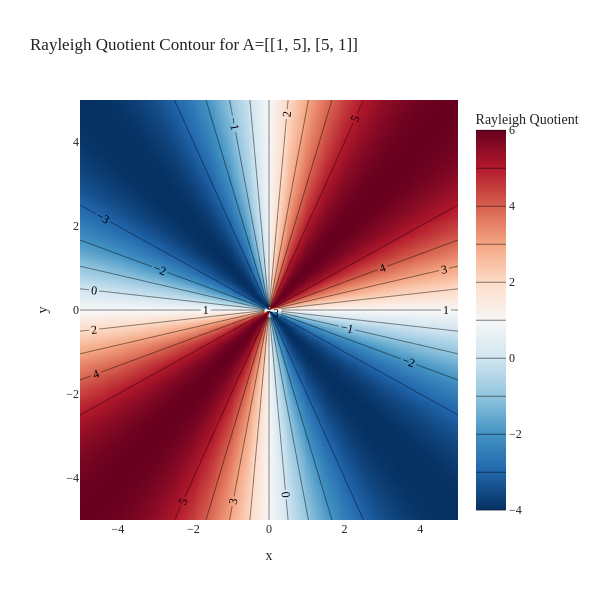

Notebook source saved alongside this figure:
### Markdown cell above
## Definition and Critical Points

Suppose $A$ is a symmetric $n \times n$ matrix. The Rayleigh quotient of $A$ is the function

$$g(\vec v) = \frac{\vec v^T A \vec v}{\vec v^T \vec v}$$

for all nonzero vectors $\vec v$.

In Homework 9, Problem 4, you showed that the gradient of $g(\vec v)$ is given by

$$\nabla g(\vec v) = \frac{2}{\vec v^T \vec v} \left( A \vec v - g(\vec v) \vec v \right)$$

Which vector $\vec v$ maximizes $g(\vec v)$? If $\vec v$ maximizes $g(\vec v)$, then $\nabla g(\vec v) = \vec 0$.

$$\frac{2}{\vec v^T \vec v} \left( A \vec v - g(\vec v) \vec v \right) = \vec 0 \implies A \vec v - g(\vec v) \vec v = \vec 0 \implies A \vec v = g(\vec v) \vec v$$

What this is saying is that if $\nabla g(\vec v) = \vec 0$, then $\vec v$ is an eigenvector of $A$.

As an example, let's visualize the Rayleigh quotient for the symmetric $2 \times 2$ matrix $$A = \begin{bmatrix} 1 & 5 \\ 5 & 1 \end{bmatrix}$$

If we let $\vec v = \begin{bmatrix} x \\ y\end{bmatrix}$, then this Rayleigh quotient is

$$g(\vec v) = \frac{\vec v^T A \vec v}{\vec v^T \vec v} = \frac{x^2 + 10xy + y^2}{x^2 + y^2}$$

I have visualized it as a **contour plot**, a concept we first encountered in [Chapter 8.1](../08_gradients/01-gradient-vector.ipynb).

### Code cell
import numpy as np
import plotly.graph_objs as go

# Define the matrix A
A = np.array([[1, 5],
              [5, 1]])

# Define the grid of v1, v2 values
v1 = np.linspace(-5, 5, 400)
v2 = np.linspace(-5, 5, 400)
V1, V2 = np.meshgrid(v1, v2)
Z = np.zeros_like(V1)

# Compute the Rayleigh quotient for each (v1, v2) pair, avoid division by zero
for i in range(V1.shape[0]):
    for j in range(V1.shape[1]):
        v = np.array([V1[i, j], V2[i, j]])
        denominator = np.dot(v, v)
        if denominator != 0:
            numerator = v.T @ A @ v
            Z[i, j] = numerator / denominator
        else:
            Z[i, j] = np.nan  # Avoid division by zero

# Plot a contour plot using plotly
fig = go.Figure(
    data=go.Contour(
        z=Z,
        x=v1,
        y=v2,
        colorscale='RdBu_r',
        contours=dict(
            coloring='heatmap',
            showlabels = True
        ),
        colorbar=dict(title='Rayleigh Quotient')
    )
)

fig.update_layout(
    title='Rayleigh Quotient Contour for A=[[1, 5], [5, 1]]',
    font=dict(family='Palatino, serif', color='#222'),
    xaxis_title='x',
    yaxis_title='y',
    paper_bgcolor='white',
    plot_bgcolor='white',
    width=600,
    height=600
)
fig.show()

### Figure 1 — Plotly figure (JSON) as saved in the notebook; plotly's stock layout.template omitted (floating-point values rounded to 4 significant figures; data arrays with more than 128 entries replaced by an {"elided": "..."} marker saying what was removed)
{"data": [{"colorbar": {"title": {"text": "Rayleigh Quotient"}}, "colorscale": [[0, "rgb(5,48,97)"], [0.1, "rgb(33,102,172)"], [0.2, "rgb(67,147,195)"], [0.3, "rgb(146,197,222)"], [0.4, "rgb(209,229,240)"], [0.5, "rgb(247,247,247)"], [0.6, "rgb(253,219,199)"], [0.7, "rgb(244,165,130)"], [0.8, "rgb(214,96,77)"], [0.9, "rgb(178,24,43)"], [1, "rgb(103,0,31)"]], "contours": {"coloring": "heatmap", "showlabels": true}, "type": "contour", "x": {"elided": "400 float values"}, "y": {"elided": "400 float values"}, "z": {"elided": "400x400 float values"}}], "layout": {"font": {"color": "#222", "family": "Palatino, serif"}, "height": 600, "paper_bgcolor": "white", "plot_bgcolor": "white", "title": {"text": "Rayleigh Quotient Contour for A=[[1, 5], [5, 1]]"}, "width": 600, "xaxis": {"title": {"text": "x"}}, "yaxis": {"title": {"text": "y"}}}}
